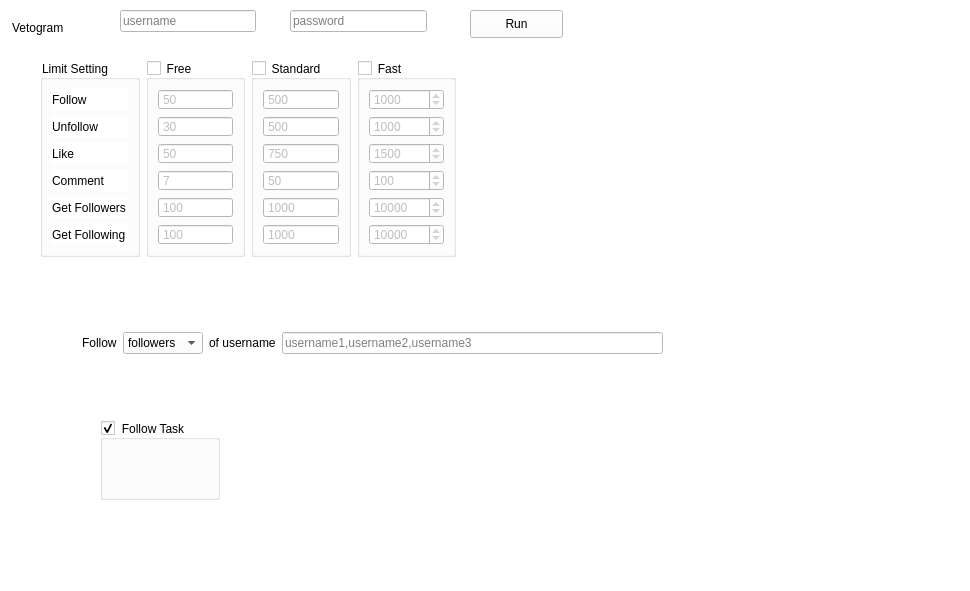
<?xml version="1.0" encoding="UTF-8"?>
<ui version="4.0">
 <class>MainWindow</class>
 <widget class="QMainWindow" name="MainWindow">
  <property name="geometry">
   <rect>
    <x>0</x>
    <y>0</y>
    <width>970</width>
    <height>591</height>
   </rect>
  </property>
  <property name="windowTitle">
   <string>MainWindow</string>
  </property>
  <property name="autoFillBackground">
   <bool>false</bool>
  </property>
  <property name="styleSheet">
   <string notr="true">background-color: rgb(255, 255, 255);
</string>
  </property>
  <widget class="QWidget" name="centralwidget">
   <widget class="QPushButton" name="pushButton_run">
    <property name="geometry">
     <rect>
      <x>470</x>
      <y>10</y>
      <width>93</width>
      <height>28</height>
     </rect>
    </property>
    <property name="text">
     <string>Run</string>
    </property>
   </widget>
   <widget class="QLineEdit" name="lineEdit_username">
    <property name="geometry">
     <rect>
      <x>120</x>
      <y>10</y>
      <width>136</width>
      <height>22</height>
     </rect>
    </property>
    <property name="placeholderText">
     <string>username</string>
    </property>
   </widget>
   <widget class="QLabel" name="label">
    <property name="geometry">
     <rect>
      <x>12</x>
      <y>12</y>
      <width>91</width>
      <height>31</height>
     </rect>
    </property>
    <property name="styleSheet">
     <string notr="true">font: 12pt &quot;Times New Roman&quot;;</string>
    </property>
    <property name="text">
     <string>Vetogram</string>
    </property>
   </widget>
   <widget class="QLineEdit" name="lineEdit_password">
    <property name="geometry">
     <rect>
      <x>290</x>
      <y>10</y>
      <width>137</width>
      <height>22</height>
     </rect>
    </property>
    <property name="inputMethodHints">
     <set>Qt::ImhHiddenText|Qt::ImhNoAutoUppercase|Qt::ImhNoPredictiveText|Qt::ImhSensitiveData</set>
    </property>
    <property name="echoMode">
     <enum>QLineEdit::Password</enum>
    </property>
    <property name="placeholderText">
     <string>password</string>
    </property>
   </widget>
   <widget class="QGroupBox" name="groupBox_follow">
    <property name="geometry">
     <rect>
      <x>100</x>
      <y>420</y>
      <width>120</width>
      <height>80</height>
     </rect>
    </property>
    <property name="title">
     <string>Follow Task</string>
    </property>
    <property name="checkable">
     <bool>true</bool>
    </property>
   </widget>
   <widget class="QWidget" name="layoutWidget">
    <property name="geometry">
     <rect>
      <x>40</x>
      <y>60</y>
      <width>416</width>
      <height>197</height>
     </rect>
    </property>
    <layout class="QHBoxLayout" name="horizontalLayout">
     <item>
      <widget class="QGroupBox" name="groupBox_4">
       <property name="title">
        <string>Limit Setting</string>
       </property>
       <layout class="QVBoxLayout" name="verticalLayout_4">
        <item>
         <widget class="QLabel" name="label_4">
          <property name="text">
           <string>Follow</string>
          </property>
         </widget>
        </item>
        <item>
         <widget class="QLabel" name="label_6">
          <property name="text">
           <string>Unfollow </string>
          </property>
         </widget>
        </item>
        <item>
         <widget class="QLabel" name="label_5">
          <property name="text">
           <string>Like</string>
          </property>
         </widget>
        </item>
        <item>
         <widget class="QLabel" name="label_7">
          <property name="text">
           <string>Comment</string>
          </property>
         </widget>
        </item>
        <item>
         <widget class="QLabel" name="label_8">
          <property name="text">
           <string>Get Followers</string>
          </property>
         </widget>
        </item>
        <item>
         <widget class="QLabel" name="label_9">
          <property name="text">
           <string>Get Following</string>
          </property>
         </widget>
        </item>
       </layout>
      </widget>
     </item>
     <item>
      <widget class="QGroupBox" name="groupBox_free">
       <property name="title">
        <string>Free</string>
       </property>
       <property name="checkable">
        <bool>true</bool>
       </property>
       <property name="checked">
        <bool>false</bool>
       </property>
       <layout class="QVBoxLayout" name="verticalLayout">
        <item>
         <widget class="QSpinBox" name="spinBox_follow_free">
          <property name="readOnly">
           <bool>true</bool>
          </property>
          <property name="buttonSymbols">
           <enum>QAbstractSpinBox::NoButtons</enum>
          </property>
          <property name="minimum">
           <number>1</number>
          </property>
          <property name="maximum">
           <number>2000</number>
          </property>
          <property name="value">
           <number>50</number>
          </property>
         </widget>
        </item>
        <item>
         <widget class="QSpinBox" name="spinBox_unfollow_free">
          <property name="readOnly">
           <bool>true</bool>
          </property>
          <property name="buttonSymbols">
           <enum>QAbstractSpinBox::NoButtons</enum>
          </property>
          <property name="minimum">
           <number>1</number>
          </property>
          <property name="maximum">
           <number>2000</number>
          </property>
          <property name="value">
           <number>30</number>
          </property>
         </widget>
        </item>
        <item>
         <widget class="QSpinBox" name="spinBox_like_free">
          <property name="readOnly">
           <bool>true</bool>
          </property>
          <property name="buttonSymbols">
           <enum>QAbstractSpinBox::NoButtons</enum>
          </property>
          <property name="minimum">
           <number>1</number>
          </property>
          <property name="maximum">
           <number>2000</number>
          </property>
          <property name="value">
           <number>50</number>
          </property>
         </widget>
        </item>
        <item>
         <widget class="QSpinBox" name="spinBox_comment_free">
          <property name="readOnly">
           <bool>true</bool>
          </property>
          <property name="buttonSymbols">
           <enum>QAbstractSpinBox::NoButtons</enum>
          </property>
          <property name="minimum">
           <number>1</number>
          </property>
          <property name="maximum">
           <number>2000</number>
          </property>
          <property name="value">
           <number>7</number>
          </property>
         </widget>
        </item>
        <item>
         <widget class="QSpinBox" name="spinBox_getfollowers_free">
          <property name="readOnly">
           <bool>true</bool>
          </property>
          <property name="buttonSymbols">
           <enum>QAbstractSpinBox::NoButtons</enum>
          </property>
          <property name="minimum">
           <number>1</number>
          </property>
          <property name="maximum">
           <number>1000000</number>
          </property>
          <property name="value">
           <number>100</number>
          </property>
         </widget>
        </item>
        <item>
         <widget class="QSpinBox" name="spinBox_getfollowing_free">
          <property name="readOnly">
           <bool>true</bool>
          </property>
          <property name="buttonSymbols">
           <enum>QAbstractSpinBox::NoButtons</enum>
          </property>
          <property name="minimum">
           <number>1</number>
          </property>
          <property name="maximum">
           <number>1000000</number>
          </property>
          <property name="value">
           <number>100</number>
          </property>
         </widget>
        </item>
       </layout>
      </widget>
     </item>
     <item>
      <widget class="QGroupBox" name="groupBox_standard">
       <property name="title">
        <string>Standard</string>
       </property>
       <property name="checkable">
        <bool>true</bool>
       </property>
       <property name="checked">
        <bool>false</bool>
       </property>
       <layout class="QVBoxLayout" name="verticalLayout_2">
        <item>
         <widget class="QSpinBox" name="spinBox_follow_standard">
          <property name="readOnly">
           <bool>true</bool>
          </property>
          <property name="buttonSymbols">
           <enum>QAbstractSpinBox::NoButtons</enum>
          </property>
          <property name="minimum">
           <number>1</number>
          </property>
          <property name="maximum">
           <number>2000</number>
          </property>
          <property name="value">
           <number>500</number>
          </property>
         </widget>
        </item>
        <item>
         <widget class="QSpinBox" name="spinBox_unfollow_standard">
          <property name="readOnly">
           <bool>true</bool>
          </property>
          <property name="buttonSymbols">
           <enum>QAbstractSpinBox::NoButtons</enum>
          </property>
          <property name="minimum">
           <number>1</number>
          </property>
          <property name="maximum">
           <number>2000</number>
          </property>
          <property name="value">
           <number>500</number>
          </property>
         </widget>
        </item>
        <item>
         <widget class="QSpinBox" name="spinBox_like_standard">
          <property name="readOnly">
           <bool>true</bool>
          </property>
          <property name="buttonSymbols">
           <enum>QAbstractSpinBox::NoButtons</enum>
          </property>
          <property name="minimum">
           <number>1</number>
          </property>
          <property name="maximum">
           <number>2000</number>
          </property>
          <property name="value">
           <number>750</number>
          </property>
         </widget>
        </item>
        <item>
         <widget class="QSpinBox" name="spinBox_comment_standard">
          <property name="readOnly">
           <bool>true</bool>
          </property>
          <property name="buttonSymbols">
           <enum>QAbstractSpinBox::NoButtons</enum>
          </property>
          <property name="minimum">
           <number>1</number>
          </property>
          <property name="maximum">
           <number>2000</number>
          </property>
          <property name="value">
           <number>50</number>
          </property>
         </widget>
        </item>
        <item>
         <widget class="QSpinBox" name="spinBox_getfollowers_standard">
          <property name="readOnly">
           <bool>true</bool>
          </property>
          <property name="buttonSymbols">
           <enum>QAbstractSpinBox::NoButtons</enum>
          </property>
          <property name="minimum">
           <number>1</number>
          </property>
          <property name="maximum">
           <number>1000000</number>
          </property>
          <property name="value">
           <number>1000</number>
          </property>
         </widget>
        </item>
        <item>
         <widget class="QSpinBox" name="spinBox_getfollowing_standard">
          <property name="readOnly">
           <bool>true</bool>
          </property>
          <property name="buttonSymbols">
           <enum>QAbstractSpinBox::NoButtons</enum>
          </property>
          <property name="minimum">
           <number>1</number>
          </property>
          <property name="maximum">
           <number>1000000</number>
          </property>
          <property name="value">
           <number>1000</number>
          </property>
         </widget>
        </item>
       </layout>
      </widget>
     </item>
     <item>
      <widget class="QGroupBox" name="groupBox_fast">
       <property name="title">
        <string>Fast</string>
       </property>
       <property name="checkable">
        <bool>true</bool>
       </property>
       <property name="checked">
        <bool>false</bool>
       </property>
       <layout class="QVBoxLayout" name="verticalLayout_3">
        <item>
         <widget class="QSpinBox" name="spinBox_follow">
          <property name="minimum">
           <number>1</number>
          </property>
          <property name="maximum">
           <number>2000</number>
          </property>
          <property name="value">
           <number>1000</number>
          </property>
         </widget>
        </item>
        <item>
         <widget class="QSpinBox" name="spinBox_unfollow">
          <property name="minimum">
           <number>1</number>
          </property>
          <property name="maximum">
           <number>2000</number>
          </property>
          <property name="value">
           <number>1000</number>
          </property>
         </widget>
        </item>
        <item>
         <widget class="QSpinBox" name="spinBox_like">
          <property name="minimum">
           <number>1</number>
          </property>
          <property name="maximum">
           <number>2000</number>
          </property>
          <property name="value">
           <number>1500</number>
          </property>
         </widget>
        </item>
        <item>
         <widget class="QSpinBox" name="spinBox_comment">
          <property name="minimum">
           <number>1</number>
          </property>
          <property name="maximum">
           <number>2000</number>
          </property>
          <property name="value">
           <number>100</number>
          </property>
         </widget>
        </item>
        <item>
         <widget class="QSpinBox" name="spinBox_getfollowers">
          <property name="minimum">
           <number>1</number>
          </property>
          <property name="maximum">
           <number>1000000</number>
          </property>
          <property name="value">
           <number>10000</number>
          </property>
         </widget>
        </item>
        <item>
         <widget class="QSpinBox" name="spinBox_getfollowing">
          <property name="minimum">
           <number>1</number>
          </property>
          <property name="maximum">
           <number>1000000</number>
          </property>
          <property name="value">
           <number>10000</number>
          </property>
         </widget>
        </item>
       </layout>
      </widget>
     </item>
    </layout>
   </widget>
   <widget class="QWidget" name="layoutWidget">
    <property name="geometry">
     <rect>
      <x>82</x>
      <y>331</y>
      <width>581</width>
      <height>24</height>
     </rect>
    </property>
    <layout class="QHBoxLayout" name="horizontalLayout_2">
     <item>
      <widget class="QLabel" name="label_2">
       <property name="text">
        <string>Follow</string>
       </property>
      </widget>
     </item>
     <item>
      <widget class="QComboBox" name="comboBox_follow">
       <item>
        <property name="text">
         <string>followers</string>
        </property>
       </item>
       <item>
        <property name="text">
         <string>following</string>
        </property>
       </item>
       <item>
        <property name="text">
         <string>hashtags</string>
        </property>
       </item>
      </widget>
     </item>
     <item>
      <widget class="QLabel" name="label_follow">
       <property name="text">
        <string>of username</string>
       </property>
      </widget>
     </item>
     <item>
      <widget class="QLineEdit" name="lineEdit_follow">
       <property name="placeholderText">
        <string>username1,username2,username3</string>
       </property>
      </widget>
     </item>
    </layout>
   </widget>
  </widget>
  <widget class="QMenuBar" name="menubar">
   <property name="geometry">
    <rect>
     <x>0</x>
     <y>0</y>
     <width>970</width>
     <height>26</height>
    </rect>
   </property>
  </widget>
  <widget class="QStatusBar" name="statusbar"/>
 </widget>
 <resources/>
 <connections/>
</ui>
